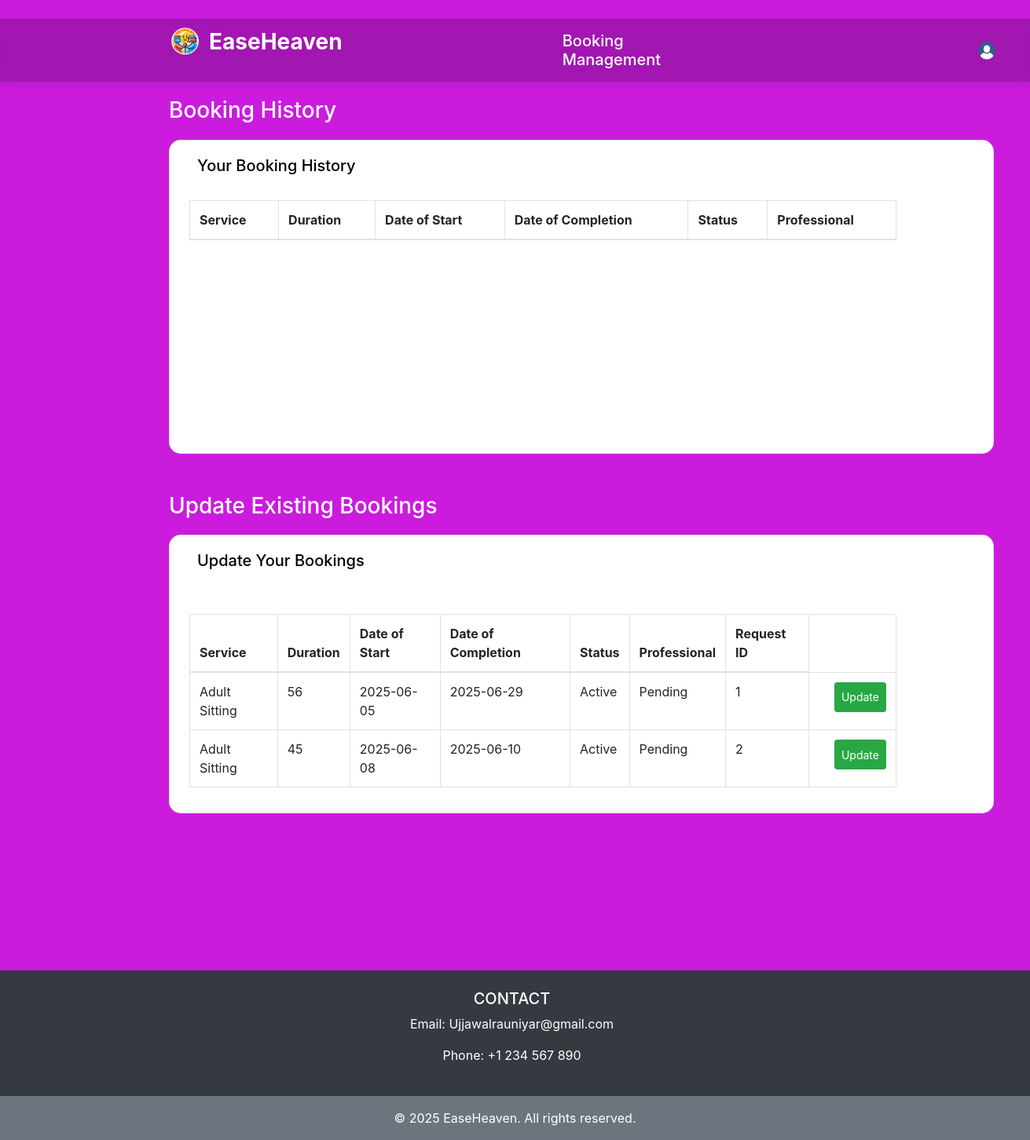
Page /Booking_management (signed in) on the earlier database version.
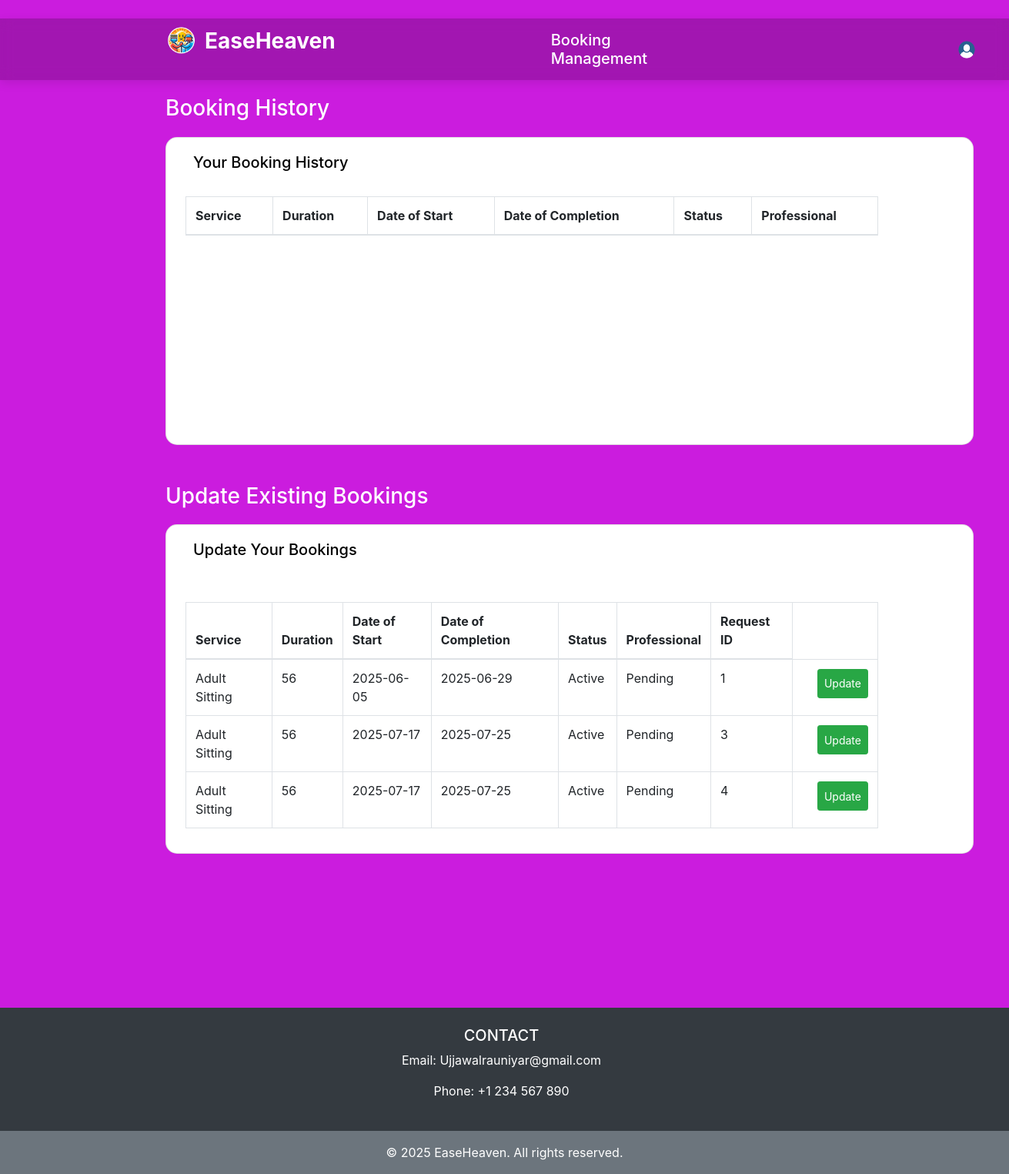
Same page on the later database version.
### tables this page shows
CREATE TABLE service_request (
	sr_id INTEGER NOT NULL, 
	username VARCHAR(50) NOT NULL, 
	service VARCHAR(100) NOT NULL, 
	duration VARCHAR(50) NOT NULL, 
	date_e DATE NOT NULL, 
	date_o DATE NOT NULL, 
	ser_st VARCHAR(50) NOT NULL, 
	status VARCHAR(50) NOT NULL, 
	prf_id INTEGER NOT NULL, 
	PRIMARY KEY (sr_id)
);

### backend/main.py (the view)
@app.route('/Booking_management', methods=['GET', 'POST'])
def Booking():
    if 'id' not in session:
        return redirect('/')
    ID = session['id']
    db = get_db()
    cursor = db.cursor()
    result = None
    cursor.execute('SELECT service , duration ,date_o, date_e, ser_st, prf_id FROM service_request WHERE username=? and status=?', (ID, 'Completed' ))
    table1 = cursor.fetchall()
    cursor.execute('SELECT service , duration ,date_o, date_e, status, prf_id , sr_id FROM service_request WHERE username=? and status=?', (ID, 'Active' ))
    table2 = cursor.fetchall()
    return render_template('Booking_mng.html',table1=table1,result=result,table2=table2)

### backend/main.py (called while the page is built)
def get_db():
    db = getattr(g, '_database',None)
    if db is None:
        db = g._database = sqlite3.connect(Database)
    return db

### templates/Booking_mng.html (shortened to what this page needs)
{% extends "base.html" %}
{% block navbar %}
<div class="container-fluid">
  <div class="profile-wrapper" style="position: relative; display: flex; align-items: center; gap:  400px;">
  <h5 style="color: white; margin-left: 100px; margin-top: 8px;">Booking Management</h5>
  <div style="position: relative;">
    <img src="{{ url_for('static', filename='91.png') }}"
         alt="Profile"
         width="30"
         height="25"
         id="profile-icon"
         style="cursor: pointer; border-radius: 50%;">
  </div>
</div>
</div>
{% endblock %}
{% block content %}
<div style="margin-left: 200px;">
     <form action="/Booking_management",  method="post" >
        <h3 style=" color: white;">Booking History</h3>
        <div class="card" style="height: 400px; width: 1050px; border-radius: 15px; background-color: white; margin-top: 20px;">
      <div class="mb-3" style="width: 250px; margin-left: 25px; margin-top: 20px;">
        <h5 style="color: black; margin-left: 10px;">Your Booking History</h5>
        <br>
        <table class="table table-bordered" style="width: 900px;">
      <thead>
        <tr>
          <th>Service</th>
          <th>Duration</th>
          <th>Date of Start</th>
          <th>Date of Completion</th>
          <th>Status</th>
          <th>Professional</th>
        </tr>
      </thead>
    </table>
      </div>
    </div>
    </form>
</div>
<div style="margin-left: 200px; margin-top: 50px;">
        <h3 style=" color: white;">Update Existing Bookings  </h3>
        <form action="/Booking_management",  method="post" >
        <div class="card" style="height: auto; width: 1050px; border-radius: 15px; background-color: white; margin-top: 20px;">
      <div class="mb-3" style="width: 250px; margin-left: 25px; margin-top: 20px;">
        <h5 style="color: black; margin-left: 10px;"> Update Your Bookings </h5>
        <br>
        <br>
        <table class="table table-bordered" style="width: 900px;">
      <thead>
        <tr>
          <th>Service</th>
          <th>Duration</th>
          <th>Date of Start</th>
          <th>Date of Completion</th>
          <th>Status</th>
          <th>Professional</th>
          <th>Request ID</th>
        </tr>
      </thead>
      <tbody>
        {% for user1 in table2 %}
        <tr>
          <td>{{ user1[0] }}</td>
          <td>{{ user1[1] }}</td>
          <td>{{ user1[2] }}</td>
          <td>{{ user1[3] }}</td>
          <td>{{ user1[4] }}</td>
          <td>{{ user1[5] }}</td>
          <td>{{ user1[6] }}</td>
          <td>
          <div style="display: flex; align-items: flex-start;">
        <form method="POST" action="/update_request/{{ user1[6] }}" id="form-{{ user1[6] }}">
         <button type="button" class="btn btn-success btn-sm" style="margin-left: 20px; height: 38px;"onclick="editservice({{ user1[6] }}, '{{ user1[1] }}', '{{ user1[2] }}', '{{ user1[3] }}', '{{ user1[4] }}')">
           Update
            </button>
        </form>
          </div>
          </td>
        </tr>
        {% endfor %}
      </tbody>
    </table>
      </div>
    </div>
  </form>
</div>
{% endblock %}

### templates/base.html (shortened to what this page needs)
<!DOCTYPE html>
<html lang="en">
<head>
    <link href="https://stackpath.bootstrapcdn.com/bootstrap/4.5.2/css/bootstrap.min.css" rel="stylesheet">
    <link href="https://cdnjs.cloudflare.com/ajax/libs/font-awesome/5.15.4/css/all.min.css" rel="stylesheet">
</head>
<body style="background-color: rgb(203, 28, 222);">
    <nav class="navbar navbar-expand-lg navbar-dark mt-4" style="background-color: rgba(0, 0, 0, 0.2); backdrop-filter: blur(8px); -webkit-backdrop-filter: blur(8px); margin: 20px auto; box-shadow: 0 4px 12px rgba(0,0,0,0.1);">
        <div style="display: flex; align-items: flex-start; gap: 150px;">
        <div style=" display: flex; align-items: flex-start; margin-left: 200px; gap: 10px;">
        <img src="{{ url_for('static', filename='10.png') }}" alt="Logo" width="40" height="40"  class="d-inline-block align-text-top" style="margin-left: 0px;">
        <span style="font-size: 28px; font-weight: bold; color: white;">EaseHeaven</span>
        </div>
        <div class="container justify-content-center">
            {% block navbar %}{% endblock %}
        </div>
        </div>
    </nav>
    <main class="container-fluid">
        {% block content %}{% endblock %}
    </main>
    {% block fotter %}
    <footer class="bg-dark text-white text-center text-lg-start" style="margin-top: 200px;">
        <div class="container p-4">
            <div class="row">
                <div class="col-lg-4 col-md-12 mb-4 mb-md-0" style="margin-left: 370px;">
                    <h5 class="text-uppercase">Contact</h5>
                    <p>Email: Ujjawalrauniyar@gmail.com</p>
                    <p>Phone: +1 234 567 890</p>
                </div>
            </div>
        </div>
        <div class="text-center p-3 bg-secondary">
            © 2025 EaseHeaven. All rights reserved.
        </div>
    </footer>
    {%endblock%}
</body>
</html>

Differences in the rows shown:
no longer on this page (row edited): service_request: service "Adult Sitting", duration "45", date_o "2025-06-08", date_e "2025-06-10", status "Active", prf "Pending", sr_id "2"
added service_request: service "Adult Sitting", duration "56", date_o "2025-07-17", date_e "2025-07-25", status "Active", prf "Pending", sr_id "3"
added service_request: service "Adult Sitting", duration "56", date_o "2025-07-17", date_e "2025-07-25", status "Active", prf "Pending", sr_id "4"
